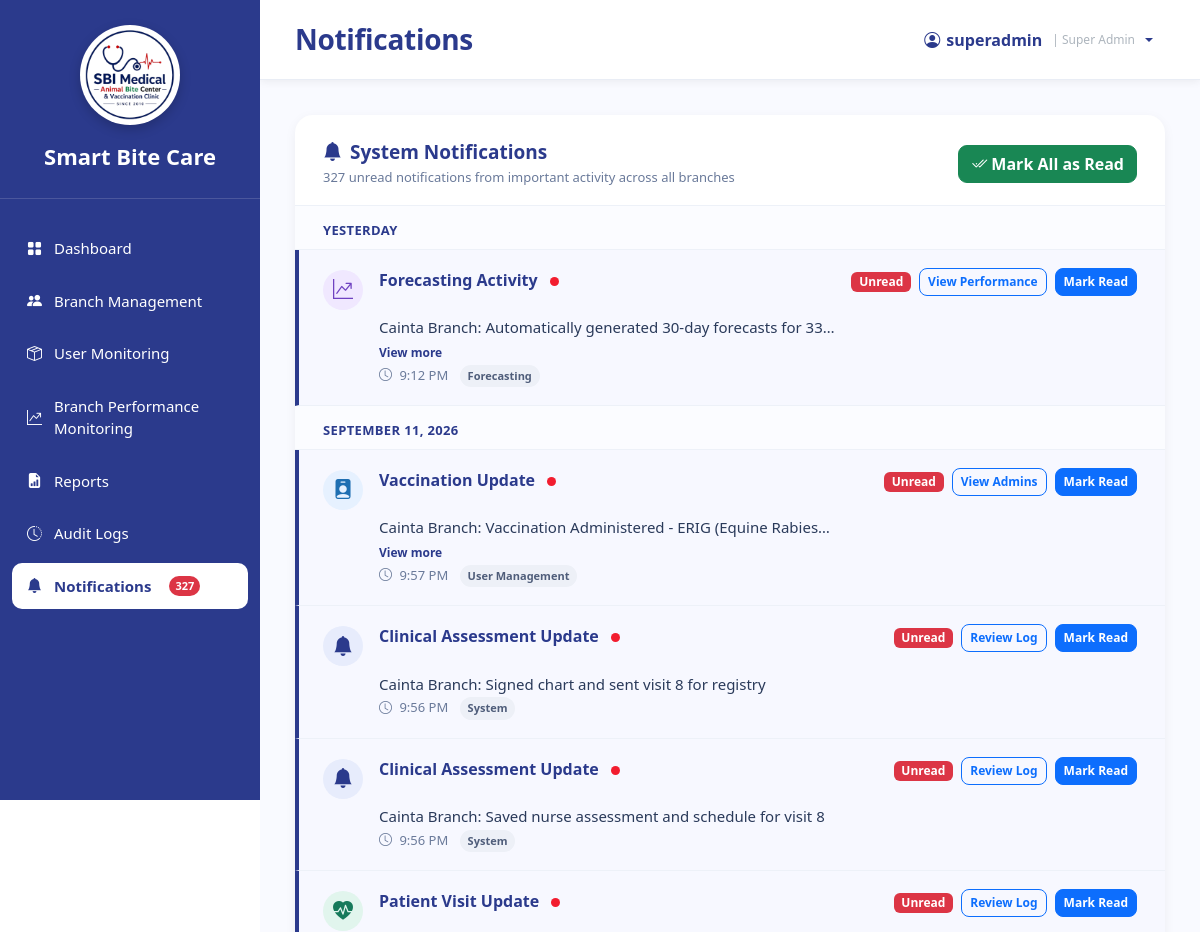
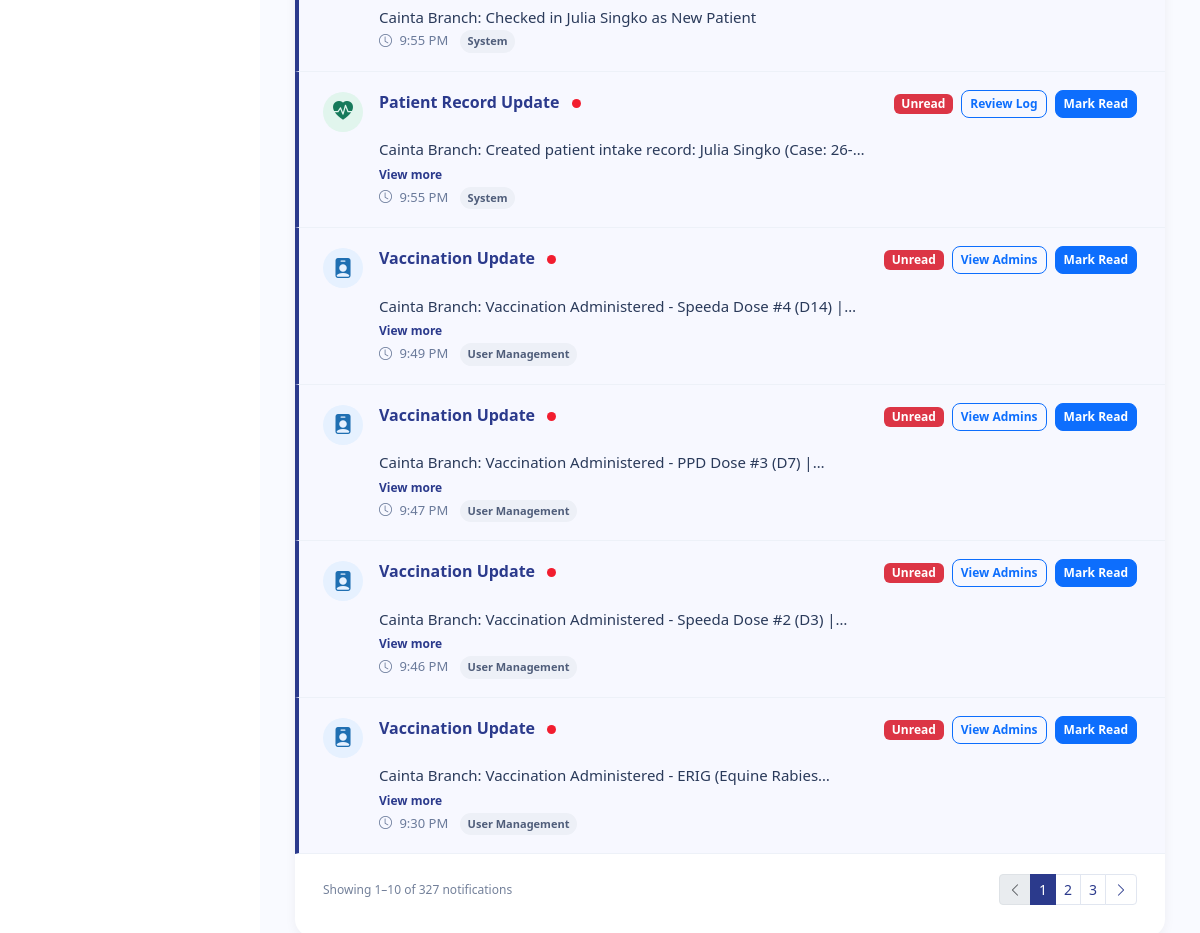
Page /SuperAdmin_Notifications.php (signed in) on the committed database (2 pictures, top to bottom).
### tables this page shows
CREATE TABLE `notifications` (
  `notification_id` int(11) NOT NULL,
  `user_id` int(11) NOT NULL,
  `title` varchar(255) DEFAULT NULL,
  `message` text DEFAULT NULL,
  `notification_type` varchar(100) DEFAULT NULL,
  `source_key` varchar(150) DEFAULT NULL,
  `is_read` tinyint(1) DEFAULT 0,
  `created_at` timestamp NOT NULL DEFAULT current_timestamp()
);

### sources/workflow_helpers.php (called while the page is built, shortened)
<?php
function workflowRequireUser(mysqli $conn, int $requiredRole): array
{
    $stmt = $conn->prepare(
        'SELECT u.user_id, u.username, u.branch_id, b.branch_name, r.role_name
         FROM users u
         LEFT JOIN branches b ON b.branch_id = u.branch_id
         LEFT JOIN roles r ON r.role_id = u.role_id
         WHERE u.user_id = ? AND u.status = "Active" LIMIT 1'
    );
    $id = (int)$_SESSION['user_id'];
    $stmt->bind_param('i', $id);
    $stmt->execute();
    $user = $stmt->get_result()->fetch_assoc();
    return $user;
}
function workflowH(string $value): string
{
    return htmlspecialchars($value, ENT_QUOTES, 'UTF-8');
}

### sources/notification_helper.php (called while the page is built, shortened)
<?php
function getUnreadNotificationCount($conn, $user_id)
{
    $query = "
        SELECT COUNT(*) AS unread_count
        FROM notifications
        WHERE user_id = ?
          AND is_read = 0
    ";
    $stmt = $conn->prepare($query);
    $stmt->bind_param("i", $user_id);
    $stmt->execute();
    $result = $stmt->get_result();
    $row = $result->fetch_assoc();
    return (int)($row['unread_count'] ?? 0);
}

### SuperAdmin_Notifications.php (the view, shortened to what this page needs)
<?php
require_once __DIR__ . '/sources/db_connect.php';
require_once __DIR__ . '/sources/workflow_helpers.php';
require_once 'sources/notification_helper.php';
$user = workflowRequireUser($conn, 1);
$userId = (int)$user['user_id'];
$notification_count = getUnreadNotificationCount($conn, $userId);
function superAdminNotificationPageUrl(int $page): string
{
    return 'SuperAdmin_Notifications.php?' . http_build_query([
        'page' => max(1, $page),
    ]);
}
function superAdminNotificationDateLabel(string $date): string
{
    $timestamp = strtotime($date);
    $day = date('Y-m-d', $timestamp);
    if ($day === date('Y-m-d', strtotime('-1 day'))) return 'Yesterday';
    return date('F j, Y', $timestamp);
}
function superAdminNotificationTypeLabel(?string $type): string
{
    $value = trim((string)$type);
    $value = str_ireplace(['prediction', 'predictive'], ['forecasting', 'forecast'], $value);
    return ucwords(str_replace(['_', '-'], ' ', $value));
}
function superAdminNotificationPresentation(?string $type, ?string $title): array
{
    $value = strtolower(trim((string)$type . ' ' . (string)$title));
    if (str_contains($value, 'user') || str_contains($value, 'admin') || str_contains($value, 'account')) {
        return ['bi-person-badge-fill', 'user-icon', 'SuperAdmin_CombinedManagement.php?tab=admins', 'View Admins'];
    }
    if (str_contains($value, 'forecast') || str_contains($value, 'performance')) {
        return ['bi-graph-up-arrow', 'forecast-icon', 'SuperAdmin_BranchPerformanceMonitoring.php', 'View Performance'];
    }
    if (str_contains($value, 'patient') || str_contains($value, 'registry') || str_contains($value, 'vaccin')) {
        return ['bi-heart-pulse-fill', 'health-icon', 'SuperAdmin_AuditLogs.php', 'Review Log'];
    }
    return ['bi-bell-fill', '', 'SuperAdmin_AuditLogs.php', 'Review Log'];
}
$page = max(1, (int)($_GET['page'] ?? 1));
$perPage = 10;
$countStmt = $conn->prepare(
    'SELECT COUNT(*) AS total,
            COALESCE(SUM(CASE WHEN is_read = 0 THEN 1 ELSE 0 END), 0) AS unread
     FROM notifications
     WHERE user_id = ?'
);
$countStmt->bind_param('i', $userId);
$countStmt->execute();
$counts = $countStmt->get_result()->fetch_assoc() ?: [];
$totalRows = (int)($counts['total'] ?? 0);
$unreadCount = (int)($counts['unread'] ?? 0);
$totalPages = max(1, (int)ceil($totalRows / $perPage));
$offset = ($page - 1) * $perPage;
$listStmt = $conn->prepare(
    'SELECT notification_id, title, message, notification_type,
            source_key, is_read, created_at
     FROM notifications
     WHERE user_id = ?
     ORDER BY created_at DESC, notification_id DESC
     LIMIT ? OFFSET ?'
);
$listStmt->bind_param('iii', $userId, $perPage, $offset);
$listStmt->execute();
$notifications = $listStmt->get_result()->fetch_all(MYSQLI_ASSOC);
$groupedNotifications = [];
foreach ($notifications as $notification) {
    $dateLabel = superAdminNotificationDateLabel((string)$notification['created_at']);
    $groupedNotifications[$dateLabel][] = $notification;
}
?>
<!DOCTYPE html>
<html lang="en">
<head>
    <link href="https://cdn.jsdelivr.net/npm/bootstrap@5.3.3/dist/css/bootstrap.min.css" rel="stylesheet" />
    <link rel="stylesheet" href="https://cdn.jsdelivr.net/npm/bootstrap-icons@1.11.3/font/bootstrap-icons.min.css" />
    <link rel="stylesheet" href="sidebar.css" />
</head>
<body>
<div class="sidebar">
    <div class="logo-area">
        <div class="logo-frame">
            <img src="logo.png" alt="Smart Bite Care Logo" class="logo" />
        </div>
        <div class="system-name">Smart Bite Care</div>
    </div>
    <nav class="nav-menu">
        <ul>
            <li><a href="SuperAdmin_Dashboard.php"><i class="bi bi-grid-fill"></i><span>Dashboard</span></a></li>
            <li><a href="SuperAdmin_CombinedManagement.php"><i class="bi bi-people-fill"></i><span>Branch Management</span></a></li>
            <li><a href="SuperAdmin_UserMonitoring.php"><i class="bi bi-box-seam"></i><span>User Monitoring</span></a></li>
            <li><a href="SuperAdmin_BranchPerformanceMonitoring.php"><i class="bi bi-graph-up-arrow"></i><span>Branch Performance Monitoring</span></a></li>
            <li><a href="SuperAdmin_Reports.php"><i class="bi bi-file-earmark-bar-graph-fill"></i><span>Reports</span></a></li>
            <li><a href="SuperAdmin_AuditLogs.php"><i class="bi bi-clock-history"></i><span>Audit Logs</span></a></li>
            <li><a class="active" href="SuperAdmin_Notifications.php" class="notification-link">
                <i class="bi bi-bell-fill"></i><span>Notifications</span>
                <?php if ($notification_count > 0): ?>
                    <span class="notification-badge"><?php echo $notification_count; ?></span>
                <?php endif; ?>
            </a></li>
        </ul>
    </nav>
</div>
<div class="main">
    <div class="topbar">
        <h3>Notifications</h3>
       <div class="dropdown">
            <button
                class="profile profile-button dropdown-toggle"
                type="button"
                id="superAdminProfileMenu"
                data-bs-toggle="dropdown"
                aria-expanded="false"
            >
                <i class="bi bi-person-circle"></i>
                <span><?php echo htmlspecialchars($_SESSION['username'] ?? 'SUPER ADMIN', ENT_QUOTES, 'UTF-8'); ?></span>
                <span class="profile-role">| Super Admin</span>
            </button>
        </div>
    </div>
    <div class="content">
        <div class="notif-card">
            <div class="notification-toolbar">
                <div>
                    <h4><i class="bi bi-bell-fill me-2"></i>System Notifications</h4>
                    <p>
                        <?php echo number_format($unreadCount); ?> unread notification<?php echo $unreadCount === 1 ? '' : 's'; ?>
                        from important activity across all branches
                    </p>
                </div>
                <form method="post">
                    <button class="btn btn-success" type="submit" <?php echo $unreadCount === 0 ? 'disabled' : ''; ?>>
                        <i class="bi bi-check2-all me-1"></i>Mark All as Read
                    </button>
                </form>
            </div>
            <?php if (!$notifications): ?>
                <div class="empty-state">
                    <i class="bi bi-bell-slash"></i>
                    <h4>No notifications found</h4>
                    <p class="mb-0">Important system activity will appear here automatically.</p>
                </div>
            <?php else: ?>
                <?php foreach ($groupedNotifications as $dateLabel => $items): ?>
                    <div class="notif-day"><?php echo workflowH($dateLabel); ?></div>
                    <?php foreach ($items as $notification): ?>
                        <?php
                        [$icon, $iconClass, $destination, $destinationLabel] =
                            superAdminNotificationPresentation(
                                (string)($notification['notification_type'] ?? ''),
                                (string)($notification['title'] ?? '')
                            );
                        $isUnread = (int)$notification['is_read'] === 0;
                        $notificationId = (int)$notification['notification_id'];
                        ?>
                        <article class="notif-item <?php echo $isUnread ? 'unread' : ''; ?>">
                            <div class="notif-icon <?php echo workflowH($iconClass); ?>">
                                <i class="bi <?php echo workflowH($icon); ?>"></i>
                            </div>
                            <div class="notif-content">
                                <div class="notif-title">
                                    <?php echo workflowH((string)($notification['title'] ?: 'System Notification')); ?>
                                    <?php if ($isUnread): ?><span class="unread-dot" title="Unread"></span><?php endif; ?>
                                </div>
                                <div class="notif-desc" id="notification-message-<?php echo $notificationId; ?>">
                                    <?php echo workflowH((string)($notification['message'] ?? '')); ?>
                                </div>
                                <button
                                    class="view-more-btn"
                                    type="button"
                                    data-message-id="notification-message-<?php echo $notificationId; ?>"
                                    aria-expanded="false"
                                >View more</button>
                                <div class="notif-time">
                                    <i class="bi bi-clock me-1"></i>
                                    <?php echo workflowH(date('g:i A', strtotime((string)$notification['created_at']))); ?>
                                    <span class="type-pill">
                                        <?php echo workflowH(superAdminNotificationTypeLabel((string)($notification['notification_type'] ?? ''))); ?>
                                    </span>
                                </div>
                            </div>
                            <div class="notif-actions">
                                <span class="badge <?php echo $isUnread ? 'text-bg-danger' : 'text-bg-success'; ?>">
                                    <?php echo $isUnread ? 'Unread' : 'Read'; ?>
                                </span>
                                <?php if ($destination !== ''): ?>
                                    <a class="btn btn-sm btn-outline-primary" href="<?php echo workflowH($destination); ?>">
                                        <?php echo workflowH($destinationLabel); ?>
                                    </a>
                                <?php endif; ?>
                                <?php if ($isUnread): ?>
                                    <form method="post">
                                        <button class="btn btn-sm btn-primary" type="submit">Mark Read</button>
                                    </form>
                                <?php endif; ?>
                            </div>
                        </article>
                    <?php endforeach; ?>
                <?php endforeach; ?>
            <?php endif; ?>
            <?php if ($totalRows > 0): ?>
                <div class="view-all-wrap">
                    <div class="results-count">
                        Showing <?php echo $offset + 1; ?>–<?php echo min($offset + $perPage, $totalRows); ?>
                        of <?php echo number_format($totalRows); ?> notifications
                    </div>
                    <?php if ($totalPages > 1): ?>
                        <nav aria-label="Notification pages">
                            <ul class="pagination pagination-sm">
                                <li class="page-item <?php echo $page <= 1 ? 'disabled' : ''; ?>">
                                    <a class="page-link" href="<?php echo $page > 1 ? workflowH(superAdminNotificationPageUrl($page - 1)) : '#'; ?>" aria-label="Previous">
                                        <i class="bi bi-chevron-left"></i>
                                    </a>
                                </li>
                                <?php
                                $startPage = max(1, $page - 2);
                                $endPage = min($totalPages, $page + 2);
                                for ($pageNumber = $startPage; $pageNumber <= $endPage; $pageNumber++):
                                ?>
                                    <li class="page-item <?php echo $pageNumber === $page ? 'active' : ''; ?>">
                                        <a class="page-link" href="<?php echo workflowH(superAdminNotificationPageUrl($pageNumber)); ?>">
                                            <?php echo $pageNumber; ?>
                                        </a>
                                    </li>
                                <?php endfor; ?>
                                <li class="page-item <?php echo $page >= $totalPages ? 'disabled' : ''; ?>">
                                    <a class="page-link" href="<?php echo $page < $totalPages ? workflowH(superAdminNotificationPageUrl($page + 1)) : '#'; ?>" aria-label="Next">
                                        <i class="bi bi-chevron-right"></i>
                                    </a>
                                </li>
                            </ul>
                        </nav>
                    <?php endif; ?>
                </div>
            <?php endif; ?>
        </div>
    </div>
</div>
</body>
</html>

### sidebar.css (style rules this page uses)
:root { --primary:#2B3A8C; --accent:#F21D2F; --bg:#F2F2F2; --white:#fff; }
.sidebar { width:260px; height:100vh; height:100dvh; min-height:0; background:var(--primary); display:flex; flex-direction:column; color:white; position:fixed; left:0; top:0; overflow:hidden; z-index:1000; box-sizing:border-box; }
.sidebar * { box-sizing:border-box; }
.logo-area { padding:25px 20px; border-bottom:1px solid rgba(255,255,255,.15); text-align:center; flex-shrink:0; }
.logo { width: 90px; height: 90px; display: block; object-fit: contain; }
.logo-frame { width: 100px; height: 100px; margin: 0 auto; border-radius: 50%; background: #fff; display: flex; align-items: center; justify-content: center; overflow: hidden; box-shadow: 0 4px 12px rgba(0,0,0,.2); border: 3px solid rgba(255,255,255,.3); }
.system-name { margin-top:15px; font-size:22px; font-weight:700; }
.nav-menu { margin-top:20px; flex:1; min-height:0; padding-bottom:10px; overflow-x:hidden; overflow-y:auto; overscroll-behavior:contain; scrollbar-width:thin; scrollbar-color:rgba(255,255,255,.45) transparent; -webkit-overflow-scrolling:touch; }
.nav-menu ul { list-style:none; padding:0; margin:0; }
.nav-menu li { margin:6px 12px; }
.nav-menu a { color:white; text-decoration:none; display:flex; align-items:center; gap:12px; padding:12px 15px; border-radius:10px; transition:.25s; font-size:15px; }
.nav-menu a.active { background:white; color:var(--primary); font-weight:600; }
.notification-badge { display: inline-flex; align-items: center; justify-content: center; min-width: 20px; height: 20px; padding: 0 6px; margin-left: 6px; background: #dc3545; color: #ffffff; border-radius: 999px; font-size: 11px; font-weight: 700; line-height: 1; white-space: nowrap; }

### rows in the picture
notifications: title "Forecasting Activity", is_read 0 (drawn), message "Cainta Branch: Automatically generated 30-day forecasts for…", created_at "9:12 PM", notification_type "Forecasting", destinationLabel "View Performance"
notifications: created_at "SEPTEMBER 11, 2026", title "Vaccination Update", is_read 0 (drawn), message "Cainta Branch: Vaccination Administered - ERIG (Equine…", created_at "9:30 PM", notification_type "User Management", destinationLabel "View Admins"
notifications: title "Vaccination Update", is_read 0 (drawn), message "Cainta Branch: Vaccination Administered - ERIG (Equine…", created_at "9:57 PM", notification_type "User Management", destinationLabel "View Admins"
notifications: title "Clinical Assessment Update", is_read 0 (drawn), message "Cainta Branch: Signed chart and sent visit 8 for registry", created_at "9:56 PM", notification_type "System", destinationLabel "Review Log"
notifications: title "Clinical Assessment Update", is_read 0 (drawn), message "Cainta Branch: Saved nurse assessment and schedule for visit 8", created_at "9:56 PM", notification_type "System", destinationLabel "Review Log"
notifications: title "Patient Visit Update", is_read 0 (drawn), message "Cainta Branch: Checked in Julia Singko as New Patient", created_at "9:55 PM", notification_type "System", destinationLabel "Review Log"
notifications: title "Patient Record Update", is_read 0 (drawn), message "Cainta Branch: Created patient intake record: Julia Singko…", created_at "9:55 PM", notification_type "System", destinationLabel "Review Log"
notifications: title "Vaccination Update", is_read 0 (drawn), message "Cainta Branch: Vaccination Administered - Speeda Dose #4 (D14)…", created_at "9:49 PM", notification_type "User Management", destinationLabel "View Admins"
notifications: title "Vaccination Update", is_read 0 (drawn), message "Cainta Branch: Vaccination Administered - PPD Dose #3 (D7)…", created_at "9:47 PM", notification_type "User Management", destinationLabel "View Admins"
notifications: title "Vaccination Update", is_read 0 (drawn), message "Cainta Branch: Vaccination Administered - Speeda Dose #2 (D3)…", created_at "9:46 PM", notification_type "User Management", destinationLabel "View Admins"

### other values in the picture
$notification_count "327"
$_SESSION['username'] "superadmin"
$unreadCount "327"
workflowH($dateLabel) "YESTERDAY"
$offset + 1 "1"
min($offset + $perPage, $totalRows) "10"
$totalRows "327"
